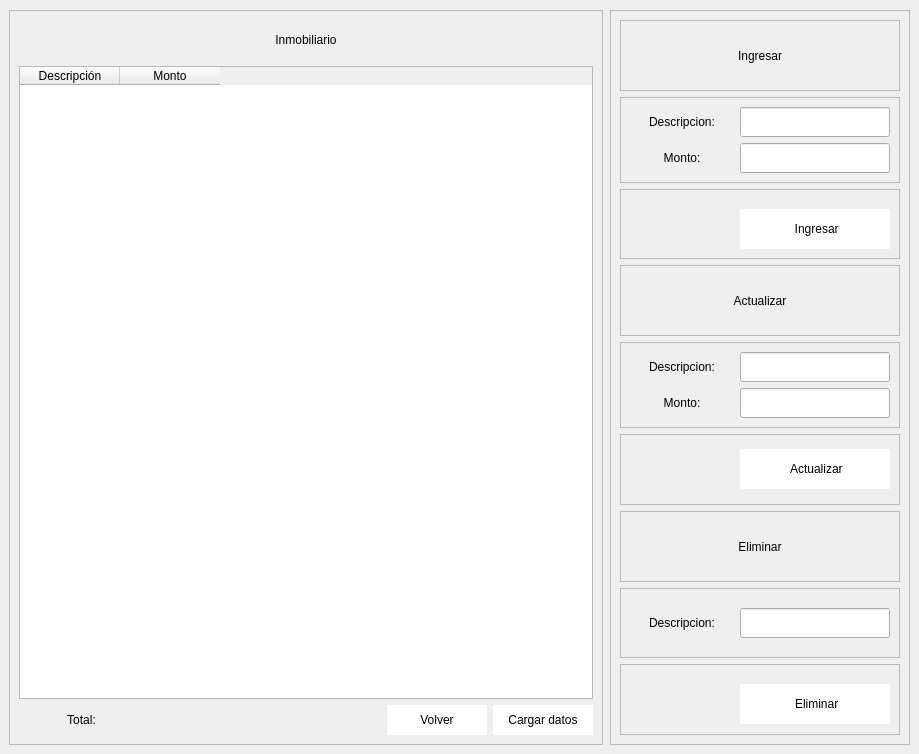
               <widget class="QWidget" name="page_inmobiliario">
                <widget class="QFrame" name="frame_98">
                 <property name="geometry">
                  <rect>
                   <x>9</x>
                   <y>10</y>
                   <width>594</width>
                   <height>735</height>
                  </rect>
                 </property>
                 <property name="frameShape">
                  <enum>QFrame::StyledPanel</enum>
                 </property>
                 <property name="frameShadow">
                  <enum>QFrame::Raised</enum>
                 </property>
                 <layout class="QVBoxLayout" name="verticalLayout_60">
                  <item>
                   <widget class="QLabel" name="label_141">
                    <property name="minimumSize">
                     <size>
                      <width>0</width>
                      <height>40</height>
                     </size>
                    </property>
                    <property name="maximumSize">
                     <size>
                      <width>16777215</width>
                      <height>50</height>
                     </size>
                    </property>
                    <property name="styleSheet">
                     <string notr="true">font: 75 12pt &quot;Open Sans Semibold&quot;</string>
                    </property>
                    <property name="text">
                     <string>Inmobiliario</string>
                    </property>
                    <property name="alignment">
                     <set>Qt::AlignCenter</set>
                    </property>
                   </widget>
                  </item>
                  <item>
                   <widget class="QTableWidget" name="tableWidget_inb">
                    <column>
                     <property name="text">
                      <string>Descripción</string>
                     </property>
                    </column>
                    <column>
                     <property name="text">
                      <string>Monto</string>
                     </property>
                    </column>
                   </widget>
                  </item>
                  <item>
                   <layout class="QHBoxLayout" name="horizontalLayout_104">
                    <item>
                     <widget class="QLabel" name="label_142">
                      <property name="minimumSize">
                       <size>
                        <width>125</width>
                        <height>0</height>
                       </size>
                      </property>
                      <property name="maximumSize">
                       <size>
                        <width>100</width>
                        <height>16777215</height>
                       </size>
                      </property>
                      <property name="text">
                       <string>Total:</string>
                      </property>
                      <property name="alignment">
                       <set>Qt::AlignCenter</set>
                      </property>
                     </widget>
                    </item>
                    <item>
                     <widget class="QLabel" name="label_inb">
                      <property name="minimumSize">
                       <size>
                        <width>150</width>
                        <height>0</height>
                       </size>
                      </property>
                      <property name="maximumSize">
                       <size>
                        <width>150</width>
                        <height>16777215</height>
                       </size>
                      </property>
                      <property name="text">
                       <string/>
                      </property>
                     </widget>
                    </item>
                    <item>
                     <spacer name="horizontalSpacer_34">
                      <property name="orientation">
                       <enum>Qt::Horizontal</enum>
                      </property>
                      <property name="sizeHint" stdset="0">
                       <size>
                        <width>188</width>
                        <height>17</height>
                       </size>
                      </property>
                     </spacer>
                    </item>
                    <item>
                     <widget class="QPushButton" name="btn_volver_19">
                      <property name="minimumSize">
                       <size>
                        <width>100</width>
                        <height>30</height>
                       </size>
                      </property>
                      <property name="styleSheet">
                       <string notr="true">QFrame{
background-color: rgb(51, 157, 255);
}

QPushButton{
background-color: rgb(255, 255, 255);
border-top-left-radius:1px;
border-bottom-left-radius:1px;
font: 75 9pt &quot;Open Sans Semibold&quot;
}

QPushButton:hover{
color: rgb(255, 255, 255);
background-color: rgb(51, 157, 255);
border-top-left-radius:1px;
border-bottom-left-radius:1px;
font: 75 9pt  &quot;Open Sans Semibold&quot;
}</string>
                      </property>
                      <property name="text">
                       <string>Volver</string>
                      </property>
                     </widget>
                    </item>
                    <item>
                     <widget class="QPushButton" name="btn_actualiza_inmobiliario">
                      <property name="minimumSize">
                       <size>
                        <width>100</width>
                        <height>30</height>
                       </size>
                      </property>
                      <property name="styleSheet">
                       <string notr="true">QFrame{
background-color: rgb(51, 157, 255);
}

QPushButton{
background-color: rgb(255, 255, 255);
border-top-left-radius:1px;
border-bottom-left-radius:1px;
font: 75 9pt &quot;Open Sans Semibold&quot;
}

QPushButton:hover{
color: rgb(255, 255, 255);
background-color: rgb(51, 157, 255);
border-top-left-radius:1px;
border-bottom-left-radius:1px;
font: 75 9pt  &quot;Open Sans Semibold&quot;
}</string>
                      </property>
                      <property name="text">
                       <string>Cargar datos</string>
                      </property>
                     </widget>
                    </item>
                   </layout>
                  </item>
                 </layout>
                </widget>
                <widget class="QFrame" name="frame_99">
                 <property name="geometry">
                  <rect>
                   <x>610</x>
                   <y>10</y>
                   <width>300</width>
                   <height>735</height>
                  </rect>
                 </property>
                 <property name="minimumSize">
                  <size>
                   <width>300</width>
                   <height>0</height>
                  </size>
                 </property>
                 <property name="maximumSize">
                  <size>
                   <width>300</width>
                   <height>16777215</height>
                  </size>
                 </property>
                 <property name="frameShape">
                  <enum>QFrame::StyledPanel</enum>
                 </property>
                 <property name="frameShadow">
                  <enum>QFrame::Raised</enum>
                 </property>
                 <layout class="QVBoxLayout" name="verticalLayout_61">
                  <item>
                   <widget class="QFrame" name="frame_100">
                    <property name="frameShape">
                     <enum>QFrame::StyledPanel</enum>
                    </property>
                    <property name="frameShadow">
                     <enum>QFrame::Raised</enum>
                    </property>
                    <layout class="QHBoxLayout" name="horizontalLayout_105">
                     <item>
                      <widget class="QLabel" name="label_143">
                       <property name="styleSheet">
                        <string notr="true">font: 75 12pt &quot;Open Sans Semibold&quot;</string>
                       </property>
                       <property name="text">
                        <string>Ingresar</string>
                       </property>
                       <property name="alignment">
                        <set>Qt::AlignCenter</set>
                       </property>
                      </widget>
                     </item>
                    </layout>
                   </widget>
                  </item>
                  <item>
                   <widget class="QFrame" name="frame_101">
                    <property name="frameShape">
                     <enum>QFrame::StyledPanel</enum>
                    </property>
                    <property name="frameShadow">
                     <enum>QFrame::Raised</enum>
                    </property>
                    <layout class="QVBoxLayout" name="verticalLayout_62">
                     <item>
                      <layout class="QHBoxLayout" name="horizontalLayout_106">
                       <item>
                        <widget class="QLabel" name="label_144">
                         <property name="text">
                          <string>Descripcion:</string>
                         </property>
                         <property name="alignment">
                          <set>Qt::AlignCenter</set>
                         </property>
                        </widget>
                       </item>
                       <item>
                        <widget class="QLineEdit" name="info_descripcion_inb">
                         <property name="minimumSize">
                          <size>
                           <width>150</width>
                           <height>30</height>
                          </size>
                         </property>
                         <property name="maximumSize">
                          <size>
                           <width>150</width>
                           <height>16777215</height>
                          </size>
                         </property>
                        </widget>
                       </item>
                      </layout>
                     </item>
                     <item>
                      <layout class="QHBoxLayout" name="horizontalLayout_107">
                       <item>
                        <widget class="QLabel" name="label_145">
                         <property name="text">
                          <string>Monto:</string>
                         </property>
                         <property name="alignment">
                          <set>Qt::AlignCenter</set>
                         </property>
                        </widget>
                       </item>
                       <item>
                        <widget class="QLineEdit" name="info_monto_inb">
                         <property name="minimumSize">
                          <size>
                           <width>150</width>
                           <height>30</height>
                          </size>
                         </property>
                         <property name="maximumSize">
                          <size>
                           <width>150</width>
                           <height>16777215</height>
                          </size>
                         </property>
                        </widget>
                       </item>
                      </layout>
                     </item>
                    </layout>
                   </widget>
                  </item>
                  <item>
                   <widget class="QFrame" name="frame_102">
                    <property name="frameShape">
                     <enum>QFrame::StyledPanel</enum>
                    </property>
                    <property name="frameShadow">
                     <enum>QFrame::Raised</enum>
                    </property>
                    <layout class="QHBoxLayout" name="horizontalLayout_108">
                     <item>
                      <spacer name="horizontalSpacer_35">
                       <property name="orientation">
                        <enum>Qt::Horizontal</enum>
                       </property>
                       <property name="sizeHint" stdset="0">
                        <size>
                         <width>92</width>
                         <height>20</height>
                        </size>
                       </property>
                      </spacer>
                     </item>
                     <item>
                      <widget class="QPushButton" name="btn_reg_inmobiliario">
                       <property name="minimumSize">
                        <size>
                         <width>150</width>
                         <height>40</height>
                        </size>
                       </property>
                       <property name="maximumSize">
                        <size>
                         <width>100</width>
                         <height>30</height>
                        </size>
                       </property>
                       <property name="styleSheet">
                        <string notr="true">QFrame{
background-color: rgb(51, 157, 255);
}

QPushButton{
background-color: rgb(255, 255, 255);
border-top-left-radius:1px;
border-bottom-left-radius:1px;
font: 75 9pt &quot;Open Sans Semibold&quot;
}

QPushButton:hover{
color: rgb(255, 255, 255);
background-color: rgb(51, 157, 255);
border-top-left-radius:1px;
border-bottom-left-radius:1px;
font: 75 9pt  &quot;Open Sans Semibold&quot;
}</string>
                       </property>
                       <property name="text">
                        <string> Ingresar</string>
                       </property>
                       <property name="icon">
                        <iconset>
                         <normaloff>../../Pictures/PROYECTO ESTRUCTURA DE DATOS/748926.png</normaloff>../../Pictures/PROYECTO ESTRUCTURA DE DATOS/748926.png</iconset>
                       </property>
                       <property name="iconSize">
                        <size>
                         <width>30</width>
                         <height>30</height>
                        </size>
                       </property>
                      </widget>
                     </item>
                    </layout>
                   </widget>
                  </item>
                  <item>
                   <widget class="QFrame" name="frame_103">
                    <property name="frameShape">
                     <enum>QFrame::StyledPanel</enum>
                    </property>
                    <property name="frameShadow">
                     <enum>QFrame::Raised</enum>
                    </property>
                    <layout class="QHBoxLayout" name="horizontalLayout_109">
                     <item>
                      <widget class="QLabel" name="label_146">
                       <property name="styleSheet">
                        <string notr="true">font: 75 12pt &quot;Open Sans Semibold&quot;</string>
                       </property>
                       <property name="text">
                        <string>Actualizar</string>
                       </property>
                       <property name="alignment">
                        <set>Qt::AlignCenter</set>
                       </property>
                      </widget>
                     </item>
                    </layout>
                   </widget>
                  </item>
                  <item>
                   <widget class="QFrame" name="frame_104">
                    <property name="frameShape">
                     <enum>QFrame::StyledPanel</enum>
                    </property>
                    <property name="frameShadow">
                     <enum>QFrame::Raised</enum>
                    </property>
                    <layout class="QVBoxLayout" name="verticalLayout_63">
                     <item>
                      <layout class="QHBoxLayout" name="horizontalLayout_110">
                       <item>
                        <widget class="QLabel" name="label_147">
                         <property name="text">
                          <string>Descripcion:</string>
                         </property>
                         <property name="alignment">
                          <set>Qt::AlignCenter</set>
                         </property>
                        </widget>
                       </item>
                       <item>
                        <widget class="QLineEdit" name="actu_descripcion_inb">
                         <property name="minimumSize">
                          <size>
                           <width>150</width>
                           <height>30</height>
                          </size>
                         </property>
                         <property name="maximumSize">
                          <size>
                           <width>150</width>
                           <height>16777215</height>
                          </size>
                         </property>
                        </widget>
                       </item>
                      </layout>
                     </item>
                     <item>
                      <layout class="QHBoxLayout" name="horizontalLayout_111">
                       <item>
                        <widget class="QLabel" name="label_148">
                         <property name="text">
                          <string>Monto:</string>
                         </property>
                         <property name="alignment">
                          <set>Qt::AlignCenter</set>
                         </property>
                        </widget>
                       </item>
                       <item>
                        <widget class="QLineEdit" name="actu_monto_inb">
                         <property name="minimumSize">
                          <size>
                           <width>150</width>
                           <height>30</height>
                          </size>
                         </property>
                         <property name="maximumSize">
                          <size>
                           <width>150</width>
                           <height>16777215</height>
                          </size>
                         </property>
                        </widget>
                       </item>
                      </layout>
                     </item>
                    </layout>
                   </widget>
                  </item>
                  <item>
                   <widget class="QFrame" name="frame_105">
                    <property name="frameShape">
                     <enum>QFrame::StyledPanel</enum>
                    </property>
                    <property name="frameShadow">
                     <enum>QFrame::Raised</enum>
                    </property>
                    <layout class="QHBoxLayout" name="horizontalLayout_112">
                     <item>
                      <spacer name="horizontalSpacer_36">
                       <property name="orientation">
                        <enum>Qt::Horizontal</enum>
                       </property>
                       <property name="sizeHint" stdset="0">
                        <size>
                         <width>92</width>
                         <height>20</height>
                        </size>
                       </property>
                      </spacer>
                     </item>
                     <item>
                      <widget class="QPushButton" name="btn_actu_inmobiliario">
                       <property name="minimumSize">
                        <size>
                         <width>150</width>
                         <height>40</height>
                        </size>
                       </property>
                       <property name="maximumSize">
                        <size>
                         <width>150</width>
                         <height>40</height>
                        </size>
                       </property>
                       <property name="layoutDirection">
                        <enum>Qt::LeftToRight</enum>
                       </property>
                       <property name="styleSheet">
                        <string notr="true">QFrame{
background-color: rgb(51, 157, 255);
}

QPushButton{
background-color: rgb(255, 255, 255);
border-top-left-radius:1px;
border-bottom-left-radius:1px;
font: 75 9pt &quot;Open Sans Semibold&quot;
}

QPushButton:hover{
color: rgb(255, 255, 255);
background-color: rgb(51, 157, 255);
border-top-left-radius:1px;
border-bottom-left-radius:1px;
font: 75 9pt  &quot;Open Sans Semibold&quot;
}</string>
                       </property>
                       <property name="text">
                        <string> Actualizar</string>
                       </property>
                       <property name="icon">
                        <iconset>
                         <normaloff>../../Pictures/PROYECTO ESTRUCTURA DE DATOS/107814.png</normaloff>../../Pictures/PROYECTO ESTRUCTURA DE DATOS/107814.png</iconset>
                       </property>
                       <property name="iconSize">
                        <size>
                         <width>30</width>
                         <height>30</height>
                        </size>
                       </property>
                      </widget>
                     </item>
                    </layout>
                   </widget>
                  </item>
                  <item>
                   <widget class="QFrame" name="frame_106">
                    <property name="frameShape">
                     <enum>QFrame::StyledPanel</enum>
                    </property>
                    <property name="frameShadow">
                     <enum>QFrame::Raised</enum>
                    </property>
                    <layout class="QVBoxLayout" name="verticalLayout_64">
                     <item>
                      <widget class="QLabel" name="label_149">
                       <property name="styleSheet">
                        <string notr="true">font: 75 12pt &quot;Open Sans Semibold&quot;</string>
                       </property>
                       <property name="text">
                        <string>Eliminar</string>
                       </property>
                       <property name="alignment">
                        <set>Qt::AlignCenter</set>
                       </property>
                      </widget>
                     </item>
                    </layout>
                   </widget>
                  </item>
                  <item>
                   <widget class="QFrame" name="frame_107">
                    <property name="frameShape">
                     <enum>QFrame::StyledPanel</enum>
                    </property>
                    <property name="frameShadow">
                     <enum>QFrame::Raised</enum>
                    </property>
                    <layout class="QVBoxLayout" name="verticalLayout_65">
                     <item>
                      <layout class="QHBoxLayout" name="horizontalLayout_113">
                       <item>
                        <widget class="QLabel" name="label_150">
                         <property name="text">
                          <string>Descripcion:</string>
                         </property>
                         <property name="alignment">
                          <set>Qt::AlignCenter</set>
                         </property>
                        </widget>
                       </item>
                       <item>
                        <widget class="QLineEdit" name="eli_descripcion_inb">
                         <property name="minimumSize">
                          <size>
                           <width>150</width>
                           <height>30</height>
                          </size>
                         </property>
                         <property name="maximumSize">
                          <size>
                           <width>150</width>
                           <height>16777215</height>
                          </size>
                         </property>
                        </widget>
                       </item>
                      </layout>
                     </item>
                    </layout>
                   </widget>
                  </item>
                  <item>
                   <widget class="QFrame" name="frame_108">
                    <property name="frameShape">
                     <enum>QFrame::StyledPanel</enum>
                    </property>
                    <property name="frameShadow">
                     <enum>QFrame::Raised</enum>
                    </property>
                    <layout class="QHBoxLayout" name="horizontalLayout_114">
                     <item>
                      <spacer name="horizontalSpacer_37">
                       <property name="orientation">
                        <enum>Qt::Horizontal</enum>
                       </property>
                       <property name="sizeHint" stdset="0">
                        <size>
                         <width>92</width>
                         <height>20</height>
                        </size>
                       </property>
                      </spacer>
                     </item>
                     <item>
                      <widget class="QPushButton" name="btn_eli_inmobiliario">
                       <property name="minimumSize">
                        <size>
                         <width>150</width>
                         <height>40</height>
                        </size>
                       </property>
                       <property name="maximumSize">
                        <size>
                         <width>100</width>
                         <height>30</height>
                        </size>
                       </property>
                       <property name="styleSheet">
                        <string notr="true">QFrame{
background-color: rgb(51, 157, 255);
}

QPushButton{
background-color: rgb(255, 255, 255);
border-top-left-radius:1px;
border-bottom-left-radius:1px;
font: 75 9pt &quot;Open Sans Semibold&quot;
}

QPushButton:hover{
color: rgb(255, 255, 255);
background-color: rgb(51, 157, 255);
border-top-left-radius:1px;
border-bottom-left-radius:1px;
font: 75 9pt  &quot;Open Sans Semibold&quot;
}</string>
                       </property>
                       <property name="text">
                        <string> Eliminar</string>
                       </property>
                       <property name="icon">
                        <iconset>
                         <normaloff>../../Pictures/PROYECTO ESTRUCTURA DE DATOS/3221897.png</normaloff>../../Pictures/PROYECTO ESTRUCTURA DE DATOS/3221897.png</iconset>
                       </property>
                       <property name="iconSize">
                        <size>
                         <width>30</width>
                         <height>30</height>
                        </size>
                       </property>
                      </widget>
                     </item>
                    </layout>
                   </widget>
                  </item>
                 </layout>
                </widget>
               </widget>
